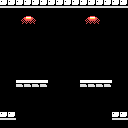

The image is a tile-based game level rendered from a .tmx file. Its description and complete source (layers, tilesets, objects, tile grids) follow:
An orthogonal 16x16 tile map with 8x8 px tiles, 1 tile layer (Tile Layer 1).

<map version="1.0" tiledversion="1.0.2" orientation="orthogonal" renderorder="right-down" width="16" height="16" tilewidth="8" tileheight="8" nextobjectid="1">
 <tileset firstgid="1" name="tiles-inner-ruins" tilewidth="8" tileheight="8" tilecount="256" columns="16">
  <image source="tiles-inner-ruins.png" width="128" height="128" />
 </tileset>
 <layer name="Tile Layer 1" width="16" height="16">
  <data encoding="csv">
150,150,150,150,150,150,150,150,150,150,150,150,150,150,150,150,
1,1,1,1,1,1,1,1,1,1,1,1,1,1,1,1,
1,1,17,18,19,1,1,1,1,1,17,18,19,1,1,1,
1,1,1,1,1,1,1,1,1,1,1,1,1,1,1,1,
1,1,1,1,1,1,1,1,1,1,1,1,1,1,1,1,
1,1,1,1,1,1,1,1,1,1,1,1,1,1,1,1,
1,1,1,1,1,1,1,1,1,1,1,1,1,1,1,1,
1,1,1,1,1,1,1,1,1,1,1,1,1,1,1,1,
1,1,1,1,1,1,1,1,1,1,1,1,1,1,1,1,
1,1,1,1,1,1,1,1,1,1,1,1,1,1,1,1,
1,1,158,158,158,158,1,1,1,1,158,158,158,158,1,1,
1,1,1,1,1,1,1,1,1,1,1,1,1,1,1,1,
1,1,1,1,1,1,1,1,1,1,1,1,1,1,1,1,
1,1,1,1,1,1,1,1,1,1,1,1,1,1,1,1,
150,150,1,1,1,1,1,1,1,1,1,1,1,1,150,150,
1,1,1,1,1,1,1,1,1,1,1,1,1,1,1,1
</data>
 </layer>
</map>
